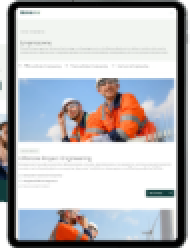
#> input picture tablet_dalwa7.png, 95 x 124 px, found by its file name (shown 2 times larger)
$ python measure_aspect.py
#> lines starting #> are read from the running program, lines starting #| are printed output that depends on the picture
from PIL import Image
import numpy as np

# Load Dalwa7 tablet
tab = Image.open(r'C:\Users\EJAJ\.gemini\antigravity\scratch\portfolio-mockup-generator\tablet_dalwa7.png')
#> tab is the input picture: PIL image 95x124 RGBA; mean R, G, B, A 186.2, 185.5, 188.5, 255
w, h = tab.size
#> w = 95; h = 124
print(f"Dalwa7 tablet crop size: {w}x{h}, aspect ratio: {w/h:.3f}")
#| Dalwa7 tablet crop size: 95x124, aspect ratio: 0.766

# Load Capace tablet
tab0 = Image.open(r'C:\Users\EJAJ\.gemini\antigravity\scratch\portfolio-mockup-generator\tablet_capace.png')
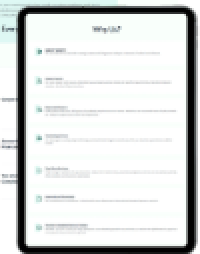
#> input picture tablet_capace.png, 100 x 127 px, found by its file name (shown 2 times larger)
#> tab0 is the input picture: PIL image 100x127 RGBA; mean R, G, B, A 217.1, 219.7, 218.7, 255
w0, h0 = tab0.size
#> w0 = 100; h0 = 127
print(f"Capace tablet crop size: {w0}x{h0}, aspect ratio: {w0/h0:.3f}")
#| Capace tablet crop size: 100x127, aspect ratio: 0.787

# Load phone crops
p1 = Image.open(r'C:\Users\EJAJ\.gemini\antigravity\scratch\portfolio-mockup-generator\phone_dalwa7.png')
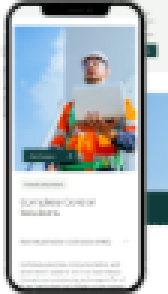
#> input picture phone_dalwa7.png, 56 x 98 px, found by its file name (shown 3 times larger)
#> p1 is the input picture: PIL image 56x98 RGBA; mean R, G, B, A 182, 189.4, 194.4, 255
print(f"Phone crop size: {p1.size}, aspect ratio: {p1.width/p1.height:.3f}")
#| Phone crop size: (56, 98), aspect ratio: 0.571
